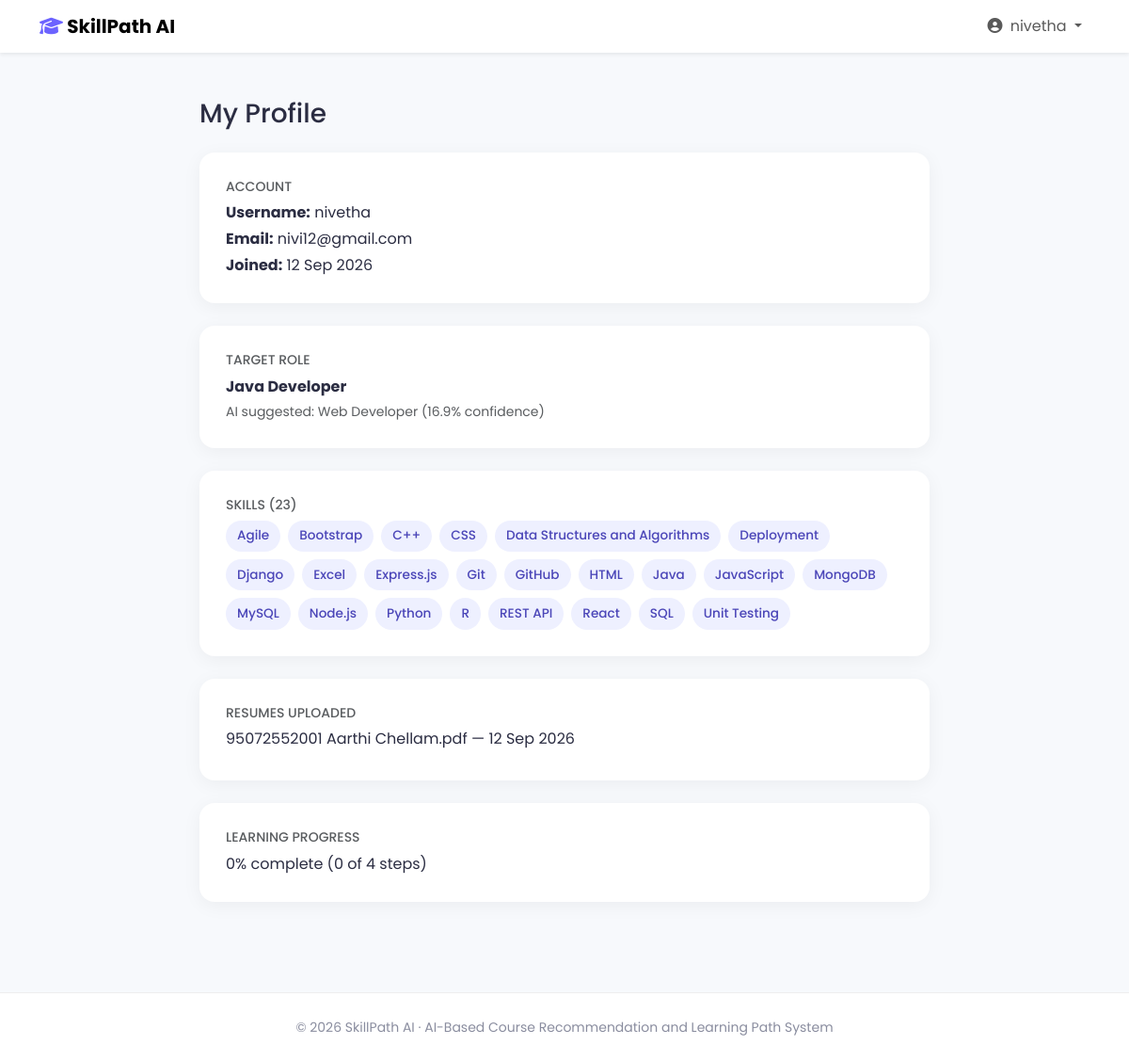
Page /profile/ (signed in) on the committed database.
### recommender/models.py (models this page shows, shortened)
class TargetRole(models.Model):
    user = models.OneToOneField(User, on_delete=models.CASCADE, related_name='target_role')
    role_name = models.CharField(max_length=150)
    is_custom = models.BooleanField(default=False)
    predicted_role = models.CharField(max_length=150, blank=True)
    predicted_confidence = models.FloatField(null=True, blank=True)
    updated_at = models.DateTimeField(auto_now=True)

class Skill(models.Model):
    name = models.CharField(max_length=100, unique=True)
    category = models.CharField(max_length=100, blank=True)
    class Meta:
        ordering = ['name']

class Resume(models.Model):
    user = models.ForeignKey(User, on_delete=models.CASCADE, related_name='resumes')
    file = models.FileField(upload_to='resumes/')
    original_filename = models.CharField(max_length=255, blank=True)
    extracted_text = models.TextField(blank=True)
    uploaded_at = models.DateTimeField(auto_now_add=True)
    class Meta:
        ordering = ['-uploaded_at']

### recommender/views.py (the view)
# urls.py: path('profile/', views.profile, name='profile'),
@login_required
def profile(request):
    target_role_obj = TargetRole.objects.filter(user=request.user).first()
    current_skills = Skill.objects.filter(userskill__user=request.user)
    resumes = Resume.objects.filter(user=request.user)
    learning_path = LearningPath.objects.filter(user=request.user).first()
    progress_stats = None
    if learning_path:
        progress_stats = calculate_progress(learning_path.items.all())
    return render(request, 'recommender/profile.html', {
        'target_role_obj': target_role_obj,
        'current_skills': current_skills,
        'resumes': resumes,
        'progress_stats': progress_stats,
    })

### recommender/progress.py (called while the page is built)
def calculate_progress(items):
    items = list(items)
    total = len(items)
    completed = sum(1 for i in items if i.status == 'completed')
    in_progress = sum(1 for i in items if i.status == 'in_progress')
    not_started = sum(1 for i in items if i.status == 'not_started')
    progress_percentage = round((completed / total) * 100) if total else 0
    return {
        'total': total,
        'completed': completed,
        'in_progress': in_progress,
        'not_started': not_started,
        'progress_percentage': progress_percentage,
    }

### recommender/templates/recommender/profile.html (shortened to what this page needs)
{% extends 'base.html' %}
{% block content %}
<div class="container py-5" style="max-width: 800px;">
    <h3 class="mb-4">My Profile</h3>
    <div class="dash-panel mb-4">
        <h6 class="text-muted text-uppercase small mb-2">Account</h6>
        <p class="mb-1"><strong>Username:</strong> {{ user.username }}</p>
        <p class="mb-1"><strong>Email:</strong> {{ user.email|default:"Not provided" }}</p>
        <p class="mb-0"><strong>Joined:</strong> {{ user.date_joined|date:"d M Y" }}</p>
    </div>
    <div class="dash-panel mb-4">
        <h6 class="text-muted text-uppercase small mb-2">Target Role</h6>
        {% if target_role_obj %}
            <p class="mb-1"><strong>{{ target_role_obj.role_name }}</strong></p>
            {% if target_role_obj.predicted_role %}
                <p class="text-muted small mb-0">
                    AI suggested: {{ target_role_obj.predicted_role }} ({{ target_role_obj.predicted_confidence }}% confidence)
                </p>
            {% endif %}
        {% else %}
            <p class="text-muted mb-0">Not set yet. <a href="{% url 'target_role' %}">Set it now</a>.</p>
        {% endif %}
    </div>
    <div class="dash-panel mb-4">
        <h6 class="text-muted text-uppercase small mb-2">Skills ({{ current_skills.count }})</h6>
        {% if current_skills %}
            <div class="d-flex flex-wrap gap-2">
                {% for skill in current_skills %}
                    <span class="skill-badge skill-badge-outline">{{ skill.name }}</span>
                {% endfor %}
            </div>
        {% else %}
            <p class="text-muted mb-0">No skills added yet.</p>
        {% endif %}
    </div>
    <div class="dash-panel mb-4">
        <h6 class="text-muted text-uppercase small mb-2">Resumes Uploaded</h6>
        {% if resumes %}
            {% for resume in resumes %}
                <p class="mb-1">{{ resume.original_filename }} — {{ resume.uploaded_at|date:"d M Y" }}</p>
            {% endfor %}
        {% else %}
            <p class="text-muted mb-0">None uploaded yet.</p>
        {% endif %}
    </div>
    {% if progress_stats %}
    <div class="dash-panel">
        <h6 class="text-muted text-uppercase small mb-2">Learning Progress</h6>
        <p class="mb-0">{{ progress_stats.progress_percentage }}% complete
            ({{ progress_stats.completed }} of {{ progress_stats.total }} steps)</p>
    </div>
    {% endif %}
</div>
{% endblock %}

### recommender/templates/base.html (shortened to what this page needs)
{% load static %}
<!DOCTYPE html>
<html lang="en">
<head>
    <link href="https://cdn.jsdelivr.net/npm/bootstrap@5.3.3/dist/css/bootstrap.min.css" rel="stylesheet">
    <link rel="stylesheet" href="https://cdnjs.cloudflare.com/ajax/libs/font-awesome/6.5.2/css/all.min.css">
    <link rel="stylesheet" href="{% static 'recommender/css/style.css' %}">
</head>
<body>
<nav class="navbar navbar-expand-lg navbar-light bg-white shadow-sm sticky-top">
    <div class="container">
        <a class="navbar-brand fw-bold" href="{% if user.is_authenticated %}{% url 'dashboard' %}{% else %}{% url 'home' %}{% endif %}">
            <i class="fa-solid fa-graduation-cap brand-icon"></i> SkillPath AI
        </a>
        <div class="collapse navbar-collapse justify-content-end" id="navMenu">
            <ul class="navbar-nav align-items-lg-center gap-lg-2">
                {% if user.is_authenticated %}
                    <li class="nav-item dropdown">
                        <a class="nav-link dropdown-toggle" href="#" role="button" data-bs-toggle="dropdown">
                            <i class="fa-solid fa-circle-user me-1"></i> {{ user.username }}
                        </a>
                    </li>
                {% else %}
                    <li class="nav-item"><a class="nav-link" href="{% url 'login' %}">Login</a></li>
                    <li class="nav-item">
                        <a class="btn btn-primary btn-sm px-3" href="{% url 'register' %}">Get Started</a>
                    </li>
                {% endif %}
            </ul>
        </div>
    </div>
</nav>
<main>
    {% block content %}{% endblock %}
</main>
<footer class="text-center py-4 mt-5 footer-bar">
    <small>&copy; 2026 SkillPath AI &middot; AI-Based Course Recommendation and Learning Path System</small>
</footer>
</body>
</html>

### recommender/static/recommender/css/style.css (style rules this page uses)
body { font-family: 'Poppins', sans-serif; background-color: #f7f9fc; color: #2b2d42; }
.brand-icon { color: #6c63ff; }
.footer-bar { background: #fff; border-top: 1px solid #eee; color: #8a8d9f; }
.dash-panel { background: #fff; border-radius: 16px; padding: 1.75rem; box-shadow: 0 4px 20px rgba(0,0,0,0.05); height: 100%; }
.skill-badge { display: inline-flex; align-items: center; gap: 6px; background: #6c63ff; color: #fff; padding: 0.4rem 0.75rem; border-radius: 20px; font-size: 0.85rem; font-weight: 500; }
.skill-badge-outline { background: #eef0ff; color: #4b46b8; }
.dash-card, .dash-panel, .course-card { transition: box-shadow 0.2s ease; }

### rows in the picture
TargetRole: role_name "Java Developer", predicted_role "Web Developer", predicted_confidence "16.9"
Skill: name "Agile"
Skill: name "Bootstrap"
Skill: name "C++"
Skill: name "CSS"
Skill: name "Data Structures and Algorithms"
Skill: name "Deployment"
Skill: name "Django"
Skill: name "Excel"
Skill: name "Express.js"
Skill: name "Git"
Skill: name "GitHub"
Skill: name "HTML"
Skill: name "Java"
Skill: name "JavaScript"
Skill: name "MongoDB"
Skill: name "MySQL"
Skill: name "Node.js"
Skill: name "Python"
Skill: name "R"
Skill: name "REST API"
Skill: name "React"
Skill: name "SQL"
Skill: name "Unit Testing"
Resume: original_filename "95072552001 Aarthi Chellam.pdf", uploaded_at "12 Sep 2026"

### other values in the picture
{{ user.username }} "nivetha"
{{ user.email|default:"Not provided" }} "nivi12@gmail.com"
{{ user.date_joined|date:"d M Y" }} "12 Sep 2026"
{{ current_skills.count }} "23"
{{ progress_stats.progress_percentage }} "0"
{{ progress_stats.completed }} "0"
{{ progress_stats.total }} "4"
